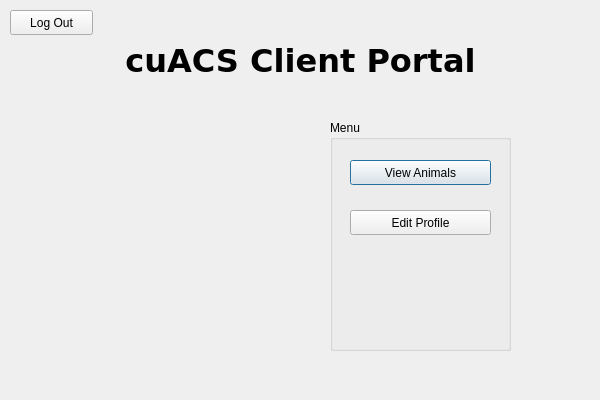
<?xml version="1.0" encoding="UTF-8"?>
<ui version="4.0">
 <class>staffWindow</class>
 <widget class="QDialog" name="staffWindow">
  <property name="geometry">
   <rect>
    <x>0</x>
    <y>0</y>
    <width>600</width>
    <height>400</height>
   </rect>
  </property>
  <property name="maximumSize">
   <size>
    <width>600</width>
    <height>400</height>
   </size>
  </property>
  <property name="windowTitle">
   <string>Staff Portal</string>
  </property>
  <widget class="QLabel" name="label">
   <property name="geometry">
    <rect>
     <x>120</x>
     <y>20</y>
     <width>361</width>
     <height>81</height>
    </rect>
   </property>
   <property name="font">
    <font>
     <family>DejaVu Sans</family>
     <pointsize>24</pointsize>
     <weight>75</weight>
     <bold>true</bold>
    </font>
   </property>
   <property name="text">
    <string>cuACS Client Portal</string>
   </property>
   <property name="alignment">
    <set>Qt::AlignCenter</set>
   </property>
  </widget>
  <widget class="QLabel" name="label_2">
   <property name="geometry">
    <rect>
     <x>100</x>
     <y>130</y>
     <width>171</width>
     <height>221</height>
    </rect>
   </property>
   <property name="maximumSize">
    <size>
     <width>400</width>
     <height>600</height>
    </size>
   </property>
   <property name="text">
    <string/>
   </property>
   <property name="pixmap">
    <pixmap>logo.png</pixmap>
   </property>
   <property name="scaledContents">
    <bool>true</bool>
   </property>
  </widget>
  <widget class="QGroupBox" name="groupBox">
   <property name="geometry">
    <rect>
     <x>330</x>
     <y>120</y>
     <width>181</width>
     <height>231</height>
    </rect>
   </property>
   <property name="title">
    <string>Menu</string>
   </property>
   <widget class="QPushButton" name="viewAnimalsButton">
    <property name="geometry">
     <rect>
      <x>20</x>
      <y>40</y>
      <width>141</width>
      <height>25</height>
     </rect>
    </property>
    <property name="text">
     <string>View Animals</string>
    </property>
   </widget>
   <widget class="QPushButton" name="editProfileButton">
    <property name="geometry">
     <rect>
      <x>20</x>
      <y>90</y>
      <width>141</width>
      <height>25</height>
     </rect>
    </property>
    <property name="text">
     <string>Edit Profile</string>
    </property>
   </widget>
  </widget>
  <widget class="QPushButton" name="logOut">
   <property name="geometry">
    <rect>
     <x>10</x>
     <y>10</y>
     <width>83</width>
     <height>25</height>
    </rect>
   </property>
   <property name="text">
    <string>Log Out</string>
   </property>
  </widget>
  <zorder>groupBox</zorder>
  <zorder>label</zorder>
  <zorder>label_2</zorder>
  <zorder>logOut</zorder>
 </widget>
 <resources/>
 <connections/>
</ui>
